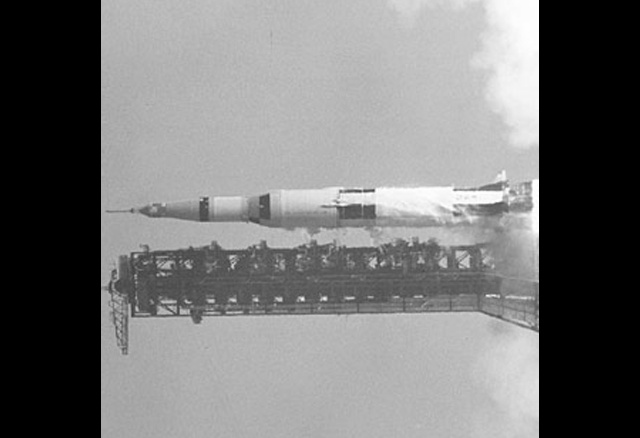
#> input picture Data/Apollo_11_Launch_processed.jpg, 640 x 438 px, given in place of Apollo_11_Launch.jpg, which was not available
$ jupyter execute Homework_0.ipynb   (text cells are left out)
#> lines starting #> are read from the running program, lines starting #| are printed output that depends on the picture; pictures that were not available may be replaced by others from this repository, and a replacement may not be noted
[cell 1]
import cv2
from matplotlib import pyplot as plt

# Step 1: Load the image
image_path = "data/Apollo_11_Launch.jpg"
img = cv2.imread(image_path)
#> img is the input picture: shape (438, 640, 3); min 0, max 255, mean 118

if img is None:
    raise ValueError("Could not load the image. Check the path!")

# Convert BGR → RGB
img_rgb = cv2.cvtColor(img, cv2.COLOR_BGR2RGB)

# Step 2: Crop the image (center portion)
h, w, _ = img_rgb.shape
#> h = 438; w = 640
cropped = img_rgb[h//7:h*3//4, w//4:w*3//4]
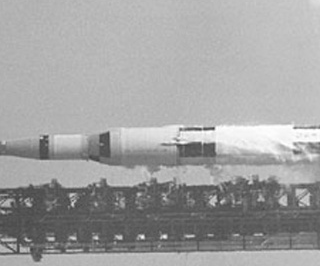
#> cropped: shape (266, 320, 3); min 60, max 255, mean 161.5

# Step 3: Adjust brightness & contrast
# alpha = contrast factor (>1 higher contrast, <1 lower contrast)
# beta  = brightness adjustment (positive = brighter, negative = darker)
alpha = 0.8   # increase contrast slightly
beta = 50     # increase brightness slightly
adjusted = cv2.convertScaleAbs(cropped, alpha=alpha, beta=beta)
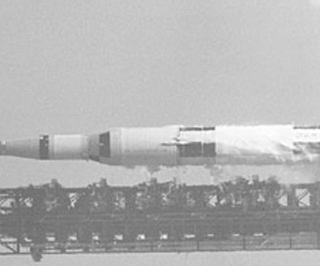
#> adjusted: shape (266, 320, 3); min 98, max 254, mean 179.2

# Step 4: Rotate the final image (90° clockwise)
(h2, w2) = adjusted.shape[:2]
#> h2 = 266; w2 = 320
center = (w2 // 2, h2 // 2)
#> center = (160, 133)
matrix = cv2.getRotationMatrix2D(center, 90, 1.0)
#> matrix = [[6.12e-17, 1, 27], [-1, 6.12e-17, 293]]
final_img = cv2.warpAffine(adjusted, matrix, (w2, h2))
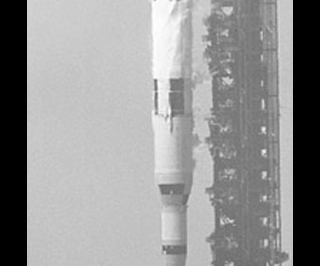
#> final_img: shape (266, 320, 3); min 0, max 254, mean 148.6

# Step 5: Show the final processed image
plt.imshow(final_img)
plt.title("Apollo 11 Launch - Cropped, Brightened, Contrast Adjusted & Rotated")
plt.axis("off")
plt.show()
